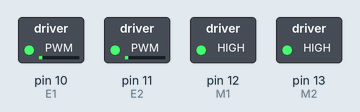
Recording of a sketch running on a simulated Arduino Uno, built with avr-gcc and run on an emulated ATmega328P. Shown: switched loads named in the sketch (green lamp = pin HIGH).

Above: at 0.15 s.
At 1.05 s:
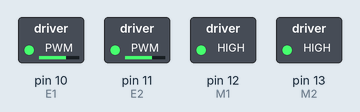
At 3.01 s:
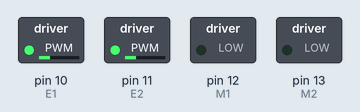
At 4.2 s:
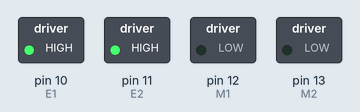
At 5.2 s:
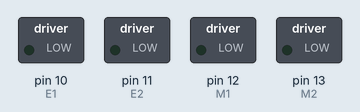
At 36.7 s:
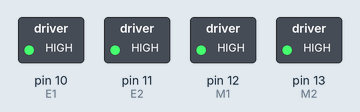
Timing chart, 0 to 40.0 s (numbered marks = the images above):
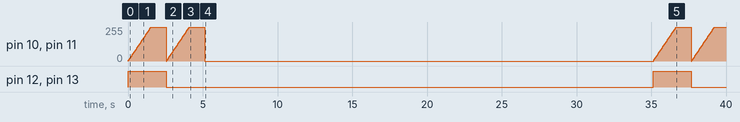

The sketch:

L298P_Test.ino
```cpp
int E1 = 10;
int M1 = 12;
int E2 =11;
int M2 = 13;

void setup()
{
    pinMode(M1, OUTPUT);
    pinMode(M2, OUTPUT);
}

void Stop(){
  analogWrite(E1, 0);   //PWM调速
  analogWrite(E2, 0);   //PWM调速
}

void loop()
{
  {
    int value;
    for(value = 0 ; value <= 255; value+=5)
    {
      digitalWrite(M1,HIGH);
      digitalWrite(M2, HIGH);
      analogWrite(E1, value);   //PWM调速
      analogWrite(E2, value);   //PWM调速
      delay(30);
    }
    delay(1000);
    }
    {
    int value;
    for(value = 0 ; value <= 255; value+=5)
    {
      digitalWrite(M1,LOW);
      digitalWrite(M2, LOW);
      analogWrite(E1, value);   //PWM调速
      analogWrite(E2, value);   //PWM调速
      delay(30);
    }
    delay(1000);
    }

    Stop();
    delay(30000);
}
```

Measured:
- by itself, pin 12 (M1), pin 13 (M2): alternates HIGH for 2.6 s and LOW for 32.6 s
